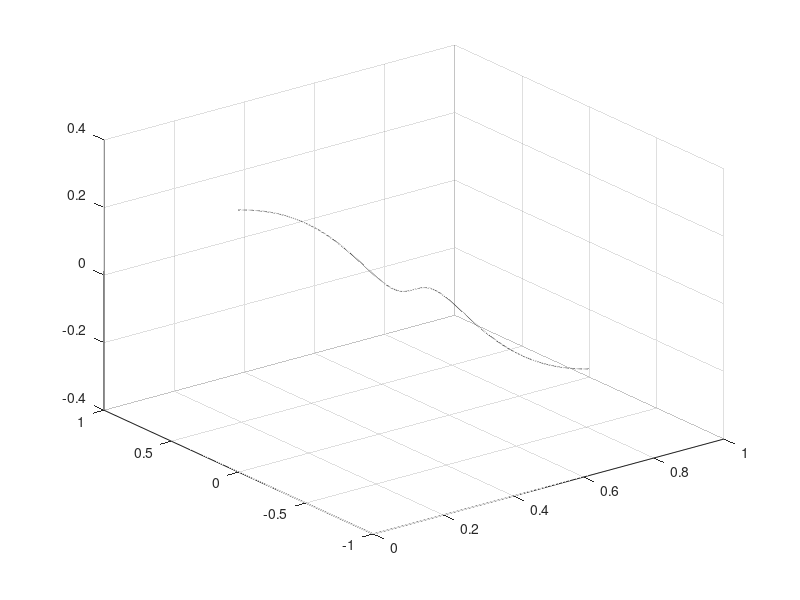

The MATLAB source for this figure: (Note: this script raises an error after producing the figure.)
path(path,'../util/'); % Help functions

d = 0.1;
v = 0;
d0 = 1;
A = 1;
score = v - A * (1 - exp( -d / d0));

colnorm = @(X,P) sum(abs(X).^P,1).^(1/P);
PRECISION = 0.001;
a = [0:PRECISION:1;0:PRECISION:1];
truth = [0.5;0.5];
n_agents = length(a);
tau = 0.1;

% TRUTH Constant
ths = @(x) (repmat(truth,1,n_agents)-x).*(repmat(tau./colnorm(repmat(truth,1,n_agents)-x,2),2,1));
const = ths(a);

% TRUTH Linear
ths = @(x) (repmat(truth,1,n_agents)-x)./tau;
linear = ths(a);

% TRUTH Accelerating in the middle (NORMAL)
ths = @(x) (repmat(truth,1,n_agents)-x).*(repmat(tau./colnorm(repmat(truth,1,n_agents)-x,2),2,1)).*normpdf(abs(repmat(truth,1,n_agents)-x),norm(truth)./2,0.1);
normMid = ths(a);

% TRUTH Accelerating in the middle (NORMAL) mean closer to TRUTH
ths = @(x) (repmat(truth,1,n_agents)-x).*(repmat(tau./colnorm(repmat(truth,1,n_agents)-x,2),2,1)).*normpdf(abs(repmat(truth,1,n_agents)-x),norm(truth)./4,0.1);
normMoved = ths(a);

% TRUTH Accelerating closer to Truth (LOG-NORMAL)
ths = @(x) (repmat(truth,1,n_agents)-x).*(repmat(tau./colnorm(repmat(truth,1,n_agents)-x,2),2,1)).*lognpdf(abs(repmat(truth,1,n_agents)-x),log(norm(truth)),1);
lognorm = ths(a);

% TRUTH Decaying exponentially (EXP)
%ths = @(x) exppdf(abs(repmat(truth,1,n_agents) - abs((repmat(truth,1,n_agents)-x)))./tau);
ths = @(x) (repmat(truth,1,n_agents)-x).*(repmat(tau./colnorm(repmat(truth,1,n_agents)-x,2),2,1)).*exppdf(abs(repmat(truth,1,n_agents) - abs((repmat(truth,1,n_agents)-x)))./tau);
expo = ths(a);

% TRUTH Decaying logaritmically (EXP)
ths = @(x) (repmat(truth,1,n_agents)-x).*exppdf(abs(repmat(truth,1,n_agents)-x),norm(truth));
loggo = ths(a);


% TRUTH Decaying logaritmically (EXP)
ths = @(x) (repmat(truth,1,n_agents)-x).*lognpdf(abs(repmat(truth,1,n_agents)-x),norm(truth));
loggo = ths(a);


% TRUTH Decaying logaritmically (EXP)
ths = @(x) (repmat(truth,1,n_agents)-x).*normpdf(abs(repmat(truth,1,n_agents)-x),norm(truth)./4,0.1);
loggo = ths(a);

% NORMAL
ths = @(x) (repmat(truth,1,n_agents)-x).*normpdf(abs(repmat(truth,1,n_agents)-x),norm(truth)./2,0.1);
normMid = ths(a);

% NORMAL MOVED
ths = @(x) (repmat(truth,1,n_agents)-x).*normpdf(abs(repmat(truth,1,n_agents)-x),norm(truth)./4,0.1);
normMoved = ths(a);


% TRUTH Accelerating closer to Truth (LOG-NORMAL)
ths = @(x) (repmat(truth,1,n_agents)-x).*lognpdf(abs(repmat(truth,1,n_agents)-x),log(norm(truth)),1);
lognorm = ths(a);

lognorm = ths(a);

X = a(1,:);
Y = a(:,1);
Z = ths(a);

surf(X,Y,Z);

x = reshape(X,length(X),length(X))';

y = reshape(Y,5,5)';
z = reshape(Z,5,5)';



f = inline('y-((x- 0.5)/0.2)','x','y')
[X,Y] = meshgrid(0:.01:1,0:20);
Z = f(X,Y)
surface(X,Y,Z)
mesh(X,Y,Z)

y = 1
x = 1
truth - [x;y]


ths = @(x,y) (repmat(truth,length(x))-[x,y])./tau;

ths = @(x,y) x-y;

aa = ths(X,Y);

[X,Y] = meshgrid(a);





for i=1:size(X,2)
    Z
end

surface(X,Y,Z)
mesh(X,Y,Z)


[D P] = allfitdist(10*lognorm(1,:),'PDF')



D(1)
aa = normpdf(a,0.5,0.2)
plot(a,aa)
plot(a, log(aa));

figure

hold on
%plot(a, const(1,:), 'r');
%plot(a, linear(1,:), 'k-')
%plot(a, 15*normMid(1,:))
%plot(a, 15*normMoved(1,:))
%plot(a, lognorm(1,:));
%plot(a, 20*expo(1,:));
plot(a, lognorm(1,:));
line(truth,[-1, 1]);
line([0, 1],[0,0]);
hold off

hold on
%cdfplot(abs(const(1,:)));
%cdfplot(abs(linear(1,:)));
cdfplot(abs(normMid(1,:)));
%cdfplot(abs(normMoved(1,:)));
%cdfplot(abs(lognorm(1,:)));
hold off

cdf = a;
for i = 1:length(a)
    cumSum = sum(normMid(1,1:i));
    if isnan(cumSum) 
        cdf(i) = cdf(i-1);
    else
        cdf(i) = cumSum;
    end
end

plot(a, cdf(1,:))

ecdf(abs(normMid(1,:)));

sum(abs(linear(1,:)))

%legend(h, 'logNorm', 'normMoved', 'normMid', 'const');



x = (0:0.02:10);
y = lognpdf(x,0,0.5);
plot(x,y); grid;
xlabel('x'); ylabel('p')

LIMIT=1000
ff = lognpdf(a, 0, 1);
plot(a(1:LIMIT), ff(1:LIMIT));

y = fpdf(a,3,1);
plot(a,y(1,:)/(0.1))